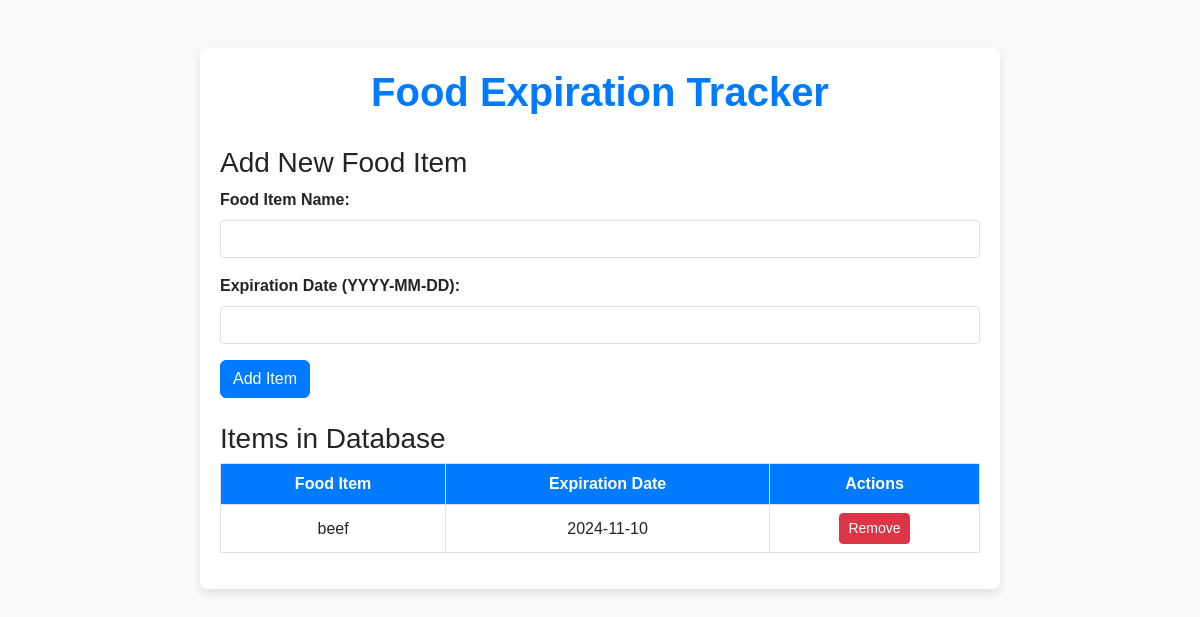
Before: / with the older database file.
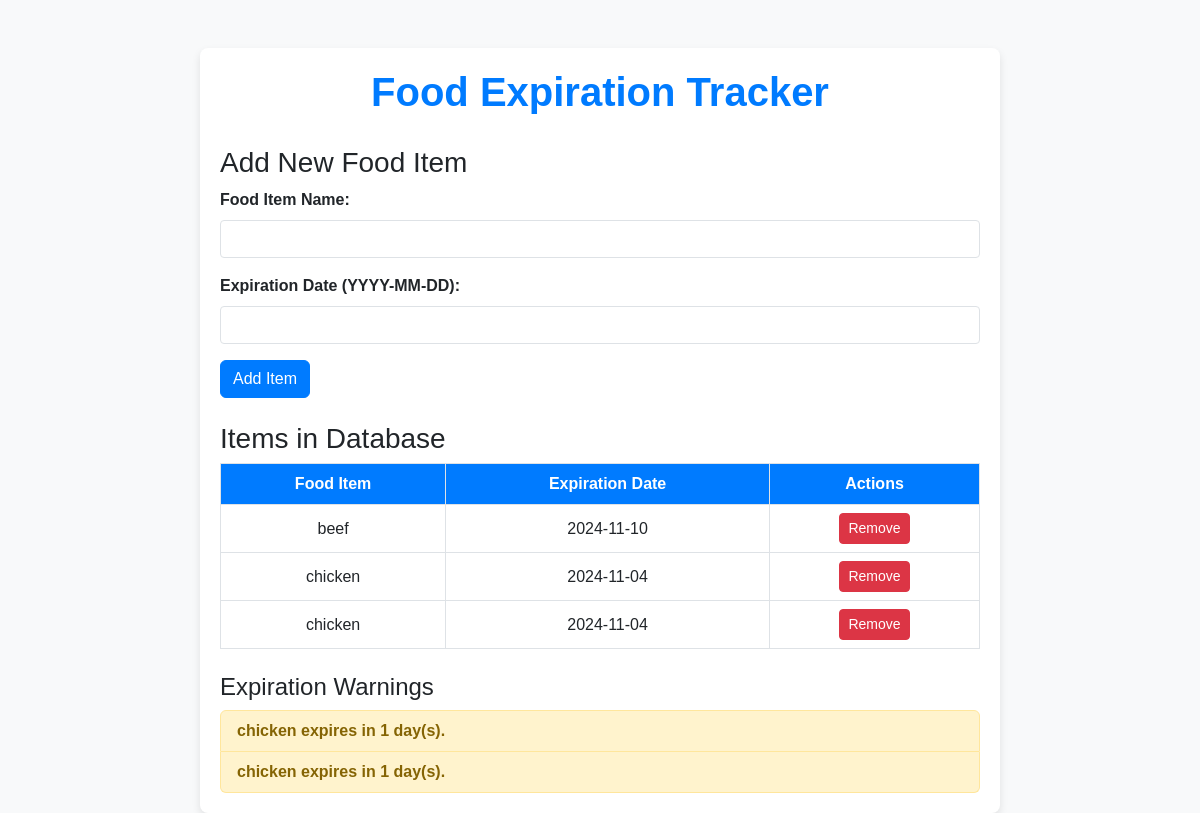
After: the same page with the newer database file.
### tables this page shows
CREATE TABLE food_items (
                        id INTEGER PRIMARY KEY AUTOINCREMENT,
                        name TEXT NOT NULL,
                        expiration_date TEXT NOT NULL);

### app.py (the view)
@app.route('/')
def index():
    conn = sqlite3.connect(DB_PATH)
    cursor = conn.cursor()
    cursor.execute("SELECT id, name, expiration_date FROM food_items")
    items = cursor.fetchall()
    conn.close()
    notifications = []
    today = datetime.today()
    for item_id, name, exp_date in items:
        days_left = (datetime.strptime(exp_date, "%Y-%m-%d") - today).days
        if 0 <= days_left <= 3:
            notifications.append(f"{name} expires in {days_left} day(s).")
    return render_template('index.html', items=items, notifications=notifications)

### templates/index.html (shortened to what this page needs)
<!DOCTYPE html>
<html lang="en">
<head>
    <link href="https://cdn.jsdelivr.net/npm/bootstrap@5.3.0-alpha1/dist/css/bootstrap.min.css" rel="stylesheet">
    <link href="{{ url_for('static', filename='style.css') }}" rel="stylesheet">
</head>
<body>
    <div class="container mt-5">
        <h1>Food Expiration Tracker</h1>
        <h3>Add New Food Item</h3>
        <form action="{{ url_for('add_item') }}" method="POST" class="mb-4">
            <div class="mb-3">
                <label for="name" class="form-label">Food Item Name:</label>
                <input type="text" name="name" id="name" class="form-control" required>
            </div>
            <div class="mb-3">
                <label for="expiration_date" class="form-label">Expiration Date (YYYY-MM-DD):</label>
                <input type="text" name="expiration_date" id="expiration_date" class="form-control" required>
            </div>
            <button type="submit" class="btn btn-primary">Add Item</button>
        </form>
        <h3>Items in Database</h3>
        <table class="table table-bordered">
            <thead>
                <tr>
                    <th>Food Item</th>
                    <th>Expiration Date</th>
                    <th>Actions</th>
                </tr>
            </thead>
            <tbody>
                {% for id, name, date in items %}
                    <tr>
                        <td>{{ name }}</td>
                        <td>{{ date }}</td>
                        <td>
                            <a href="{{ url_for('delete_item', item_id=id) }}" class="btn btn-danger btn-sm">Remove</a>
                        </td>
                    </tr>
                {% endfor %}
            </tbody>
        </table>
        {% if notifications %}
            <h4 class="mt-4">Expiration Warnings</h4>
            <ul class="list-group">
                {% for notification in notifications %}
                    <li class="list-group-item list-group-item-warning">{{ notification }}</li>
                {% endfor %}
            </ul>
        {% endif %}
    </div>
</body>
</html>

### static/style.css (style rules this page uses)
body { background-color: #f8f9fa; font-family: Arial, sans-serif; }
.container { max-width: 800px; margin-top: 40px; padding: 20px; background: #ffffff; box-shadow: 0 4px 8px rgba(0, 0, 0, 0.1); border-radius: 8px; }
h1 { color: #007bff; text-align: center; font-weight: bold; margin-bottom: 30px; }
.table { background: #ffffff; border-radius: 5px; }
.table th { background-color: #007bff; color: white; }
.table td, .table th { text-align: center; vertical-align: middle; }
.btn-primary { background-color: #007bff; border-color: #007bff; }
.btn-danger { background-color: #dc3545; border-color: #dc3545; }
.form-label { font-weight: bold; }
input[type="text"] { border-radius: 4px; }
.list-group-item-warning { background-color: #fff3cd; color: #856404; font-weight: bold; }

Changed rows visible on the page:
added food_items: name "chicken", expiration_date "2024-11-04"
added food_items: name "chicken", expiration_date "2024-11-04"
Other visible differences:
text now shown: "Expiration Warnings"
new list line: "chicken expires in 1 day(s)."
